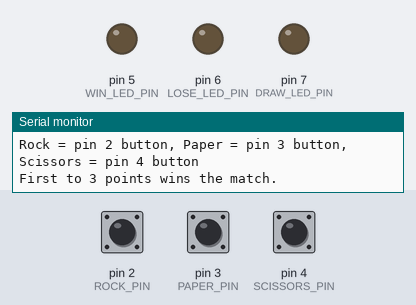
A sketch run on a simulated Arduino Uno, built with avr-gcc and run on an emulated ATmega328P. On the bench: output pins drawn as LEDs (lit = HIGH), the last lines printed to the serial monitor. Inputs (shaded band) come from the test bench; at power-on: pin 2 (ROCK_PIN) HIGH, pin 3 (PAPER_PIN) HIGH, pin 4 (SCISSORS_PIN) HIGH. Random numbers use the default seed unless the sketch sets one.

Above: at 1.2 s.
1.3 s: pin 2 (ROCK_PIN) pulled LOW for 0.15 s
At 1.9 s:
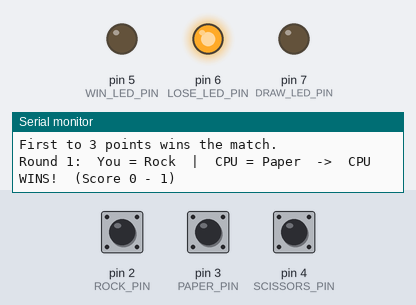
4.3 s: pin 3 (PAPER_PIN) pulled LOW for 0.15 s
At 5.3 s:
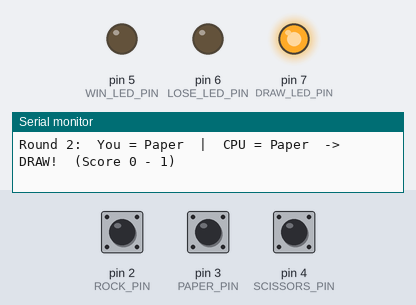
7.3 s: pin 2 (ROCK_PIN) pulled LOW for 1 s
At 7.8 s:
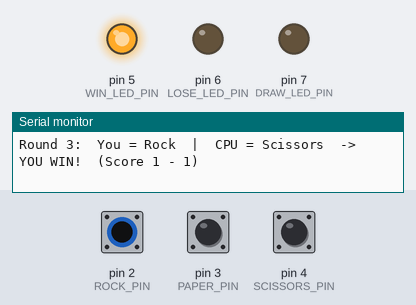
10.3 s: pin 4 (SCISSORS_PIN) pulled LOW for 0.15 s
At 11.3 s:
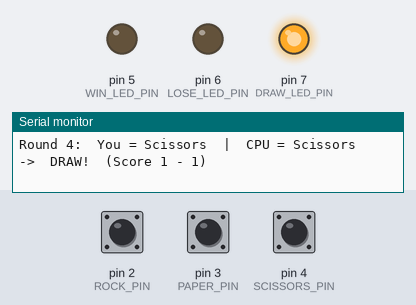
11.9 s: pin 4 (SCISSORS_PIN) pulled LOW for 1 s
At 12.5 s:
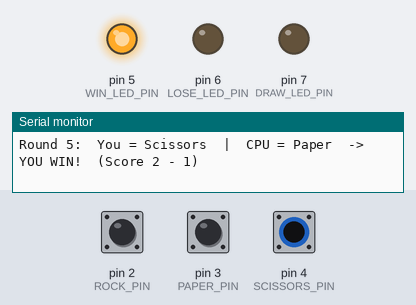
14.4 s: pin 3 (PAPER_PIN) pulled LOW for 1 s
At 15.6 s:
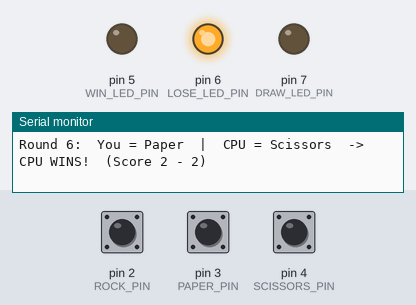
Timing chart, 0 to 17.4 s (numbered marks = the images above; inputs shaded):
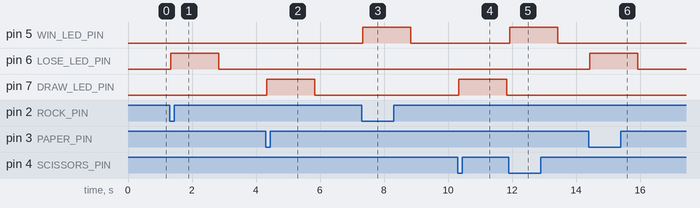

Measured:
- after the input at 1.3 s, pin 6 (LOSE_LED_PIN): LOW → HIGH at once, → LOW 1.5 s later
- after the input at 4.3 s, pin 7 (DRAW_LED_PIN): LOW → HIGH at once, → LOW 1.5 s later
- after the input at 7.3 s, pin 5 (WIN_LED_PIN): LOW → HIGH at once, → LOW 1.5 s later
- after the input at 10.3 s, pin 7 (DRAW_LED_PIN): LOW → HIGH at once, → LOW 1.5 s later
- after the input at 11.9 s, pin 5 (WIN_LED_PIN): LOW → HIGH at once, → LOW 1.5 s later
- after the input at 14.4 s, pin 6 (LOSE_LED_PIN): LOW → HIGH at once, → LOW 1.5 s later

The sketch:

Rock-Paper-Scissors-Game.ino
```cpp
// 054 - Rock Paper Scissors Game
// Play best-of-five Rock Paper Scissors against the Arduino. Press one of the
// three buttons to throw your move, watch the win / lose / draw LEDs and read
// the full battle log with running scores in the Serial Monitor.
// Board: Arduino Uno
//
// Wiring:
//   Rock button -> pin 2, Paper button -> pin 3, Scissors button -> pin 4
//     (each button shorts its pin to GND; internal pull-ups are enabled)
//   Win LED -> pin 5, Lose LED -> pin 6, Draw LED -> pin 7
//     (LED anode to the pin through a 220 ohm resistor, cathode to GND)
//   No buzzer is needed for this game.

// ------------------------------ Pin constants ------------------------------
const byte ROCK_PIN = 2;
const byte PAPER_PIN = 3;
const byte SCISSORS_PIN = 4;
const byte WIN_LED_PIN = 5;
const byte LOSE_LED_PIN = 6;
const byte DRAW_LED_PIN = 7;
const byte BUTTON_COUNT = 3;
const byte BUTTON_PIN[BUTTON_COUNT] = {ROCK_PIN, PAPER_PIN, SCISSORS_PIN};

// ------------------------------ Game constants -----------------------------
const int POINTS_TO_WIN = 3;      // best of five: first player to 3 takes the match
const unsigned long DEBOUNCE_MS = 30;
const unsigned long LED_SHOW_MS = 1500;  // how long the result LEDs stay on

// Move numbers match the button order: 0 = Rock, 1 = Paper, 2 = Scissors
const char *MOVE_NAME[3] = {"Rock", "Paper", "Scissors"};

// ------------------------------ Game state ---------------------------------
int playerScore = 0;
int cpuScore = 0;
int roundsPlayed = 0;

// Button debounce state
bool buttonRaw[BUTTON_COUNT];
bool buttonStable[BUTTON_COUNT];
unsigned long buttonLastChange[BUTTON_COUNT];

// Returns the index (0-2) of the button just pressed, or -1 for "nothing"
int readButtonPress(unsigned long now) {
  int result = -1;

  for (byte i = 0; i < BUTTON_COUNT; i++) {
    bool reading = digitalRead(BUTTON_PIN[i]);  // LOW = pressed

    if (reading != buttonRaw[i]) {
      buttonRaw[i] = reading;
      buttonLastChange[i] = now;
    }

    if ((now - buttonLastChange[i]) >= DEBOUNCE_MS && reading != buttonStable[i]) {
      buttonStable[i] = reading;
      if (buttonStable[i] == LOW && result == -1) result = i;
    }
  }
  return result;
}

// Rock crushes Scissors, Scissors cuts Paper, Paper covers Rock
// Returns 1 for player win, -1 for player loss, 0 for a draw
int judge(int playerMove, int cpuMove) {
  if (playerMove == cpuMove) return 0;
  if ((playerMove == 0 && cpuMove == 2) ||
      (playerMove == 1 && cpuMove == 0) ||
      (playerMove == 2 && cpuMove == 1)) {
    return 1;
  }
  return -1;
}

void showResultLeds(int result) {
  digitalWrite(WIN_LED_PIN, (result == 1) ? HIGH : LOW);
  digitalWrite(LOSE_LED_PIN, (result == -1) ? HIGH : LOW);
  digitalWrite(DRAW_LED_PIN, (result == 0) ? HIGH : LOW);
}

void clearResultLeds() {
  digitalWrite(WIN_LED_PIN, LOW);
  digitalWrite(LOSE_LED_PIN, LOW);
  digitalWrite(DRAW_LED_PIN, LOW);
}

void playRound(int playerMove, int cpuMove) {
  int result = judge(playerMove, cpuMove);
  roundsPlayed++;

  if (result == 1) playerScore++;
  else if (result == -1) cpuScore++;

  // --- Battle log for the Serial Monitor ---
  Serial.print("Round ");
  Serial.print(roundsPlayed);
  Serial.print(":  You = ");
  Serial.print(MOVE_NAME[playerMove]);
  Serial.print("  |  CPU = ");
  Serial.print(MOVE_NAME[cpuMove]);
  Serial.print("  ->  ");
  if (result == 1) Serial.print("YOU WIN!  ");
  else if (result == -1) Serial.print("CPU WINS!  ");
  else Serial.print("DRAW!  ");
  Serial.print("(Score ");
  Serial.print(playerScore);
  Serial.print(" - ");
  Serial.print(cpuScore);
  Serial.println(")");

  showResultLeds(result);
  delay(LED_SHOW_MS);   // hold the result LEDs on so the player can read them
  clearResultLeds();

  // --- Match over? First to 3 points wins the best of five ---
  if (playerScore >= POINTS_TO_WIN || cpuScore >= POINTS_TO_WIN) {
    Serial.println("----------------------------------------");
    if (playerScore > cpuScore) Serial.println("MATCH RESULT: You beat the CPU!");
    else Serial.println("MATCH RESULT: The CPU wins the match.");
    Serial.print("Final score: ");
    Serial.print(playerScore);
    Serial.print(" - ");
    Serial.println(cpuScore);
    Serial.println("Starting a new match...");
    Serial.println("----------------------------------------");
    playerScore = 0;
    cpuScore = 0;
    roundsPlayed = 0;
  }
}

void setup() {
  Serial.begin(9600);

  pinMode(ROCK_PIN, INPUT_PULLUP);
  pinMode(PAPER_PIN, INPUT_PULLUP);
  pinMode(SCISSORS_PIN, INPUT_PULLUP);

  pinMode(WIN_LED_PIN, OUTPUT);
  pinMode(LOSE_LED_PIN, OUTPUT);
  pinMode(DRAW_LED_PIN, OUTPUT);
  clearResultLeds();

  // Give every button a known starting state
  for (byte i = 0; i < BUTTON_COUNT; i++) {
    buttonRaw[i] = digitalRead(BUTTON_PIN[i]);
    buttonStable[i] = buttonRaw[i];
    buttonLastChange[i] = millis();
  }

  Serial.println("=== Rock Paper Scissors - best of five ===");
  Serial.println("Rock = pin 2 button, Paper = pin 3 button, Scissors = pin 4 button");
  Serial.println("First to 3 points wins the match.");
}

void loop() {
  int pressed = readButtonPress(millis());

  if (pressed >= 0) {
    // The CPU picks its move at random: 0 = Rock, 1 = Paper, 2 = Scissors
    int cpuMove = random(0, 3);
    playRound(pressed, cpuMove);
  }

  // loop() keeps scanning the buttons many times per second
}
```
